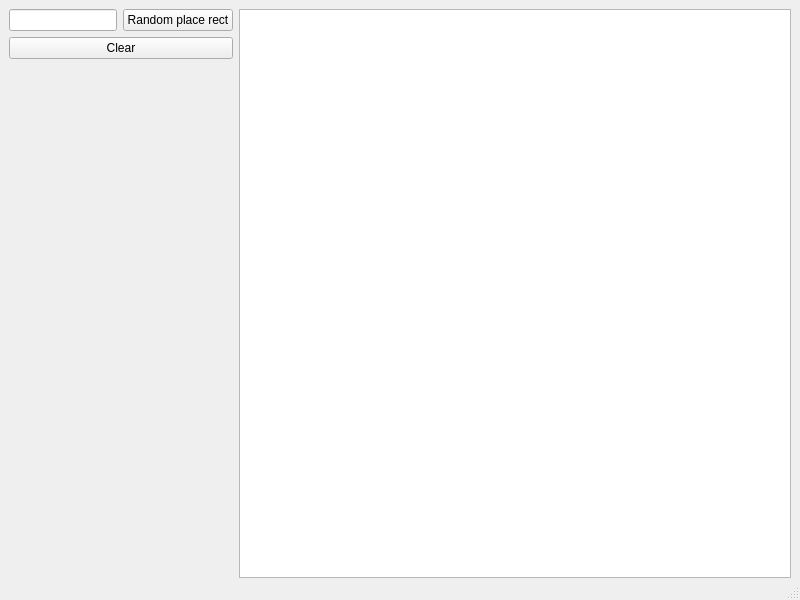
<?xml version="1.0" encoding="UTF-8"?>
<ui version="4.0">
 <class>MainWindow</class>
 <widget class="QMainWindow" name="MainWindow">
  <property name="geometry">
   <rect>
    <x>0</x>
    <y>0</y>
    <width>800</width>
    <height>600</height>
   </rect>
  </property>
  <property name="windowTitle">
   <string>GraphicsSceneExample</string>
  </property>
  <widget class="QWidget" name="centralwidget">
   <layout class="QHBoxLayout" name="horizontalLayout" stretch="0,1">
    <property name="bottomMargin">
     <number>0</number>
    </property>
    <item>
     <layout class="QGridLayout" name="gridLayout">
      <item row="0" column="0">
       <widget class="QLineEdit" name="lineEdit_rectText"/>
      </item>
      <item row="1" column="0" colspan="2">
       <widget class="QPushButton" name="pushButton_clear">
        <property name="text">
         <string>Clear</string>
        </property>
       </widget>
      </item>
      <item row="2" column="0" colspan="2">
       <spacer name="verticalSpacer">
        <property name="orientation">
         <enum>Qt::Vertical</enum>
        </property>
        <property name="sizeHint" stdset="0">
         <size>
          <width>20</width>
          <height>40</height>
         </size>
        </property>
       </spacer>
      </item>
      <item row="0" column="1">
       <widget class="QPushButton" name="pushButton_addRect">
        <property name="text">
         <string>Random place rect</string>
        </property>
       </widget>
      </item>
     </layout>
    </item>
    <item>
     <widget class="QGraphicsView" name="graphicsView">
      <property name="verticalScrollBarPolicy">
       <enum>Qt::ScrollBarAlwaysOff</enum>
      </property>
      <property name="horizontalScrollBarPolicy">
       <enum>Qt::ScrollBarAlwaysOff</enum>
      </property>
     </widget>
    </item>
   </layout>
  </widget>
  <widget class="QStatusBar" name="statusbar"/>
 </widget>
 <resources/>
 <connections/>
</ui>
